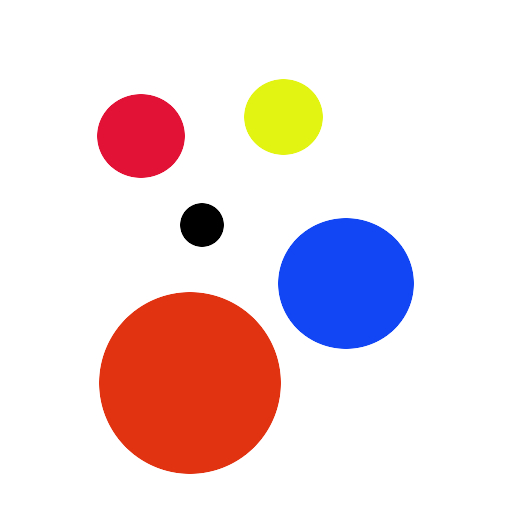
//> input picture Exercises/02/frame1.jpg, 512 x 512 px
$ ./openCV_ex   (built with g++ and OpenCV 4)
//> lines starting //> are read from the running program, lines starting //| are printed output that depends on the picture; after the words box and inside, x2 and y2 are one past the last pixel; in counts of white or black regions, pixels touching at a corner belong together
// [31 lines of commented-out code are left out]

#include <opencv2/opencv.hpp>
#include <iostream>
using namespace std;
using namespace cv;
int main() {

    Mat img1 = imread("frame1.jpg");
//> img1 is the input picture: 512 rows x 512 cols, CV_8UC3; mean B, G, R 220.8, 218.1, 236.8
    Mat img2 = imread("frame2.jpg");
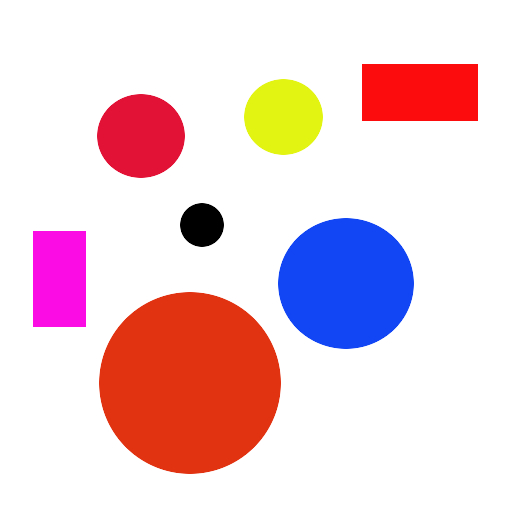
//> input picture Exercises/02/frame2.jpg, 512 x 512 px
//> img2 is the input picture: 512 rows x 512 cols, CV_8UC3; mean B, G, R 214.1, 207.3, 236.7

    // calc the difference
    Mat diff;
    absdiff(img1, img2, diff);
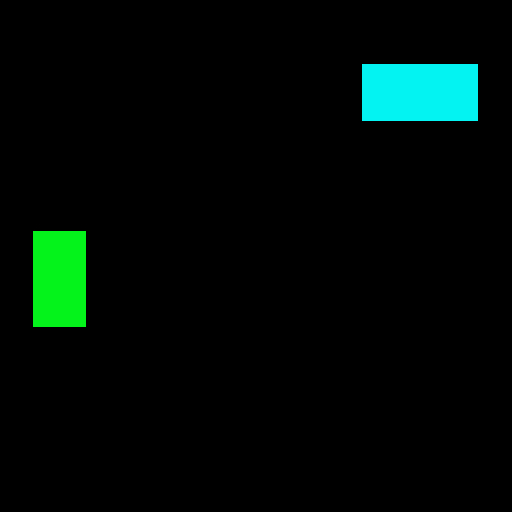
//> diff: 512 rows x 512 cols, CV_8UC3; mean B, G, R 6.6, 10.8, 0.2

    // Get the mask if difference greater than th
    int th = 10;  // 0
    Mat mask(img1.size(), CV_8UC1);
    for(int j=0; j<diff.rows; ++j) {
        for(int i=0; i<diff.cols; ++i){
            cv::Vec3b pix = diff.at<cv::Vec3b>(j,i);
            int val = (pix[0] + pix[1] + pix[2]);
            if(val>th){
                mask.at<unsigned char>(j,i) = 255;
            }
        }
    }
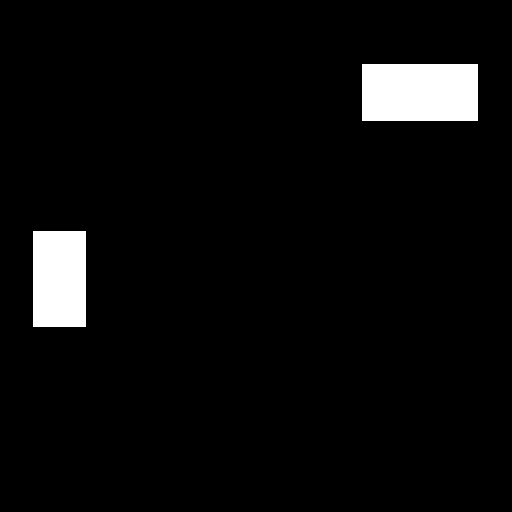
//> mask: 512 rows x 512 cols, CV_8UC1; 4.5% white; 2 white regions, box (x1, y1, x2, y2) and area: (362, 64, 478, 121) 6612, (33, 231, 86, 327) 5088

    // get the foreground
    Mat res;
    bitwise_and(img1, img2, res, mask);
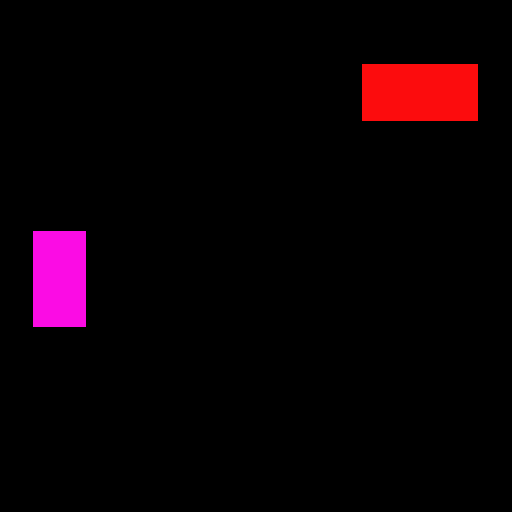
//> res: 512 rows x 512 cols, CV_8UC3; mean B, G, R 4.8, 0.5, 11.2

    // display
    imshow("res", res);
    waitKey();
    return 0;
}
